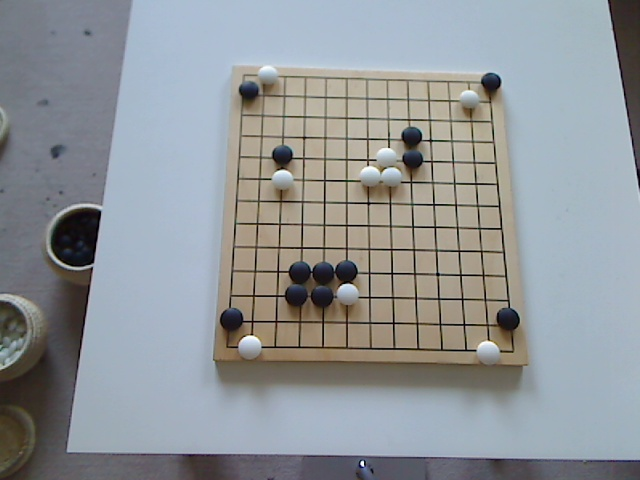
#> input picture go/13x13 sun.jpg, 640 x 480 px
$ python hough_transform.py
#> lines starting #> are read from the running program, lines starting #| are printed output that depends on the picture; after the words box and inside, x2 and y2 are one past the last pixel; in counts of white or black regions, pixels touching at a corner belong together; long printed decimals are rounded
from pathlib import Path
import math

import matplotlib.pyplot as plt
import numpy as np
import cv2 as cv


def hough_lines(edges, threshold, rho_res, theta_res):
    h, w = edges.shape
    rho_max = np.sqrt(h**2 + w**2)
    n_rho = math.ceil(rho_max / rho_res)
    n_theta = math.ceil(2 * np.pi / theta_res)
    accumulator = np.zeros((n_theta, n_rho))


    # points: (n_nonzero, 2)
    points = np.asarray(np.nonzero(edges)).T
    # thetas: (n_thetas, 1)
    thetas = np.linspace(0, 2*np.pi, n_theta)
    thetas = thetas.reshape((-1, 1))
    # rhos: (n_thetas, n_nonzero)
    rhos = points[:,1] * np.cos(thetas) + points[:,0] * np.sin(thetas)

    rhos = np.around(rhos / rho_res, decimals=0).astype(np.int64)

    for i in range(n_theta):
        r = rhos[i,:]
        counts = np.bincount(r[r>=0])
        accumulator[i,:len(counts)] += counts

    found_thetas, found_rhos = np.where(accumulator >= threshold)

    plt.imshow(accumulator.T)
    plt.show()
    print(accumulator.mean())
    return np.asarray([found_thetas * theta_res, found_rhos * rho_res]).T

def plot_lines(img, lines, color=(0,255,0)):
    for a, b in np.around(lines):
        cv.line(img, (int(a[0]), int(a[1])), (int(b[0]), int(b[1])), color, 1, lineType=cv.LINE_AA)

def plot_lines_theta_rho(img, lines, color=(0,255,0)):
    for theta,rho in lines:
        a = np.cos(theta)
        b = np.sin(theta)
        x0 = a*rho
        y0 = b*rho
        x1 = int(x0 + 1000*(-b))
        y1 = int(y0 + 1000*(a))
        x2 = int(x0 - 1000*(-b))
        y2 = int(y0 - 1000*(a))
        cv.line(img,(x1,y1),(x2,y2),color,1, lineType=cv.LINE_AA)

if __name__ == "__main__":
    img = cv.imread("go/13x13 sun.jpg", cv.IMREAD_GRAYSCALE)
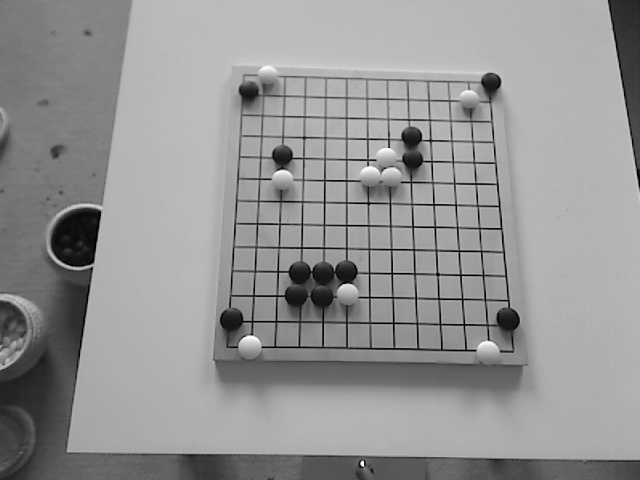
#> img: shape (480, 640); min 0, max 255, mean 148.1
    img = img
    edges = cv.Canny(img, 10, 150, apertureSize=3)
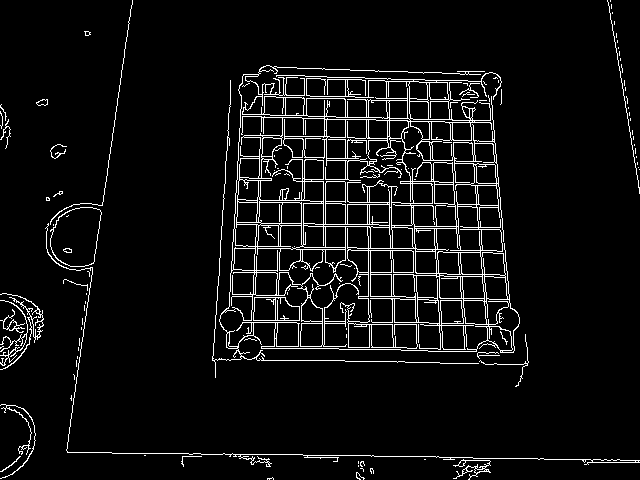
#> edges: shape (480, 640); 5.9% white in thin lines or dots
    lines = hough_lines(edges, 120, 0.5, 2*np.pi/1000)
#> in hough_lines, `points = np.asarray(np.nonzero(edges)).T`: points = 18038 pairs, first value 0 to 479, second value 0 to 639
#> in hough_lines, `rhos = points[:,1] * np.cos(thetas) + points[:,0] * np.sin(thetas)`:
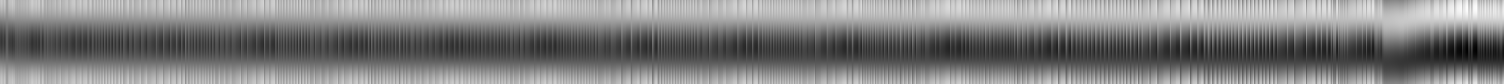
#> rhos: shape (1000, 18038) float64 (shown at 1/12 size); min -788.5, max 788.5, mean 0.3; drawn with min black and max white
#> after the loop in hough_lines, `for i in range(n_theta):`:
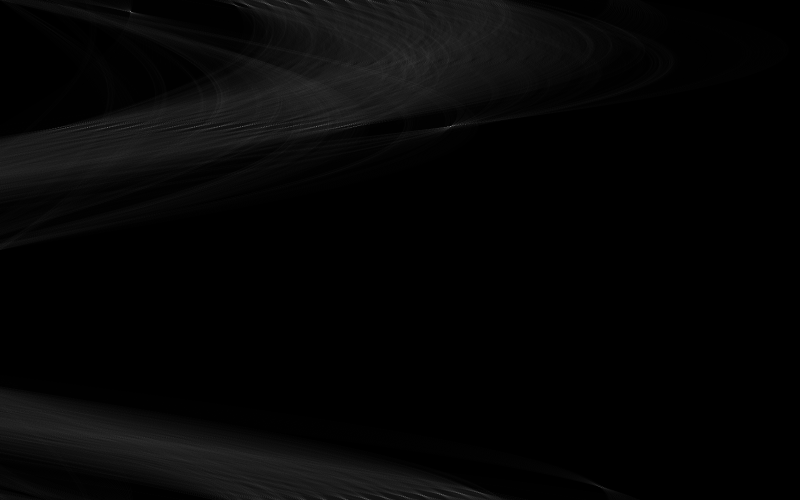
#> accumulator: shape (1000, 1600) float64 (shown at 1/2 size); min 0, max 251, mean 5.6
#> in hough_lines, `found_thetas, found_rhos = np.where(accumulator >= threshold)`: found_thetas = 35 values from 0 to 999; found_rhos = 35 values, max 904 at index 11, min 215 at index 26, mean 627.7
#> in hough_lines, `plt.show()`:
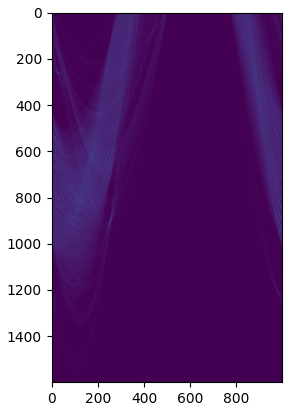
#> figure drawn by matplotlib, 1 panel
#| 5.645
#> lines = 35 pairs, first value 0 to 6.28, second value 107.5 to 452
    edges_inv = 255 - edges
#> edges_inv: shape (480, 640); 94.1% white; black in thin lines or dots
    plot_lines_theta_rho(img, lines, color=(0, 128, 0))
#> the loop in plot_lines_theta_rho, `for theta,rho in lines:` made 35 passes
#> (theta, rho, a, b, x0, y0, x1, y1) on passes 1 to 12: (0, 345, 1, 0, 345, 0, 345, 1000), (0, 347, 1, 0, 347, 0, 347, 1000), (0, 368, 1, 0, 368, 0, 368, 1000), (0.0503, 269, 0.999, 0.0502, 268.7, 13.52, 218, 1012), (0.145, 130, 0.99, 0.144, 128.6, 18.72, -15, 1008), (0.145, 130.5, 0.99, 0.144, 129.1, 18.79, -14, 1008), (1.57, 201.5, 6.12e-17, 1, 1.23e-14, 201.5, -1000, 201), (1.57, 225.5, 6.12e-17, 1, 1.38e-14, 225.5, -1000, 225), (1.57, 247.5, 6.12e-17, 1, 1.52e-14, 247.5, -1000, 247), (1.57, 321.5, 6.12e-17, 1, 1.97e-14, 321.5, -1000, 321), (1.57, 347.5, 6.12e-17, 1, 2.13e-14, 347.5, -1000, 347), (1.58, 452, -0.00628, 1, -2.84, 452, -1002, 445)
#> after the loop in plot_lines_theta_rho, `for theta,rho in lines:`:
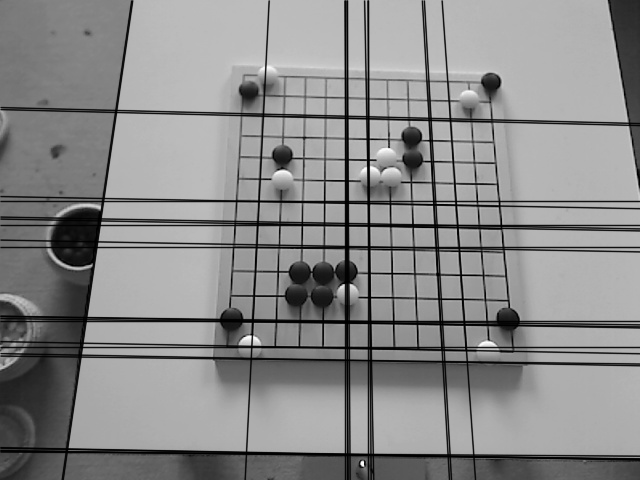
#> img: shape (480, 640); 12.79% of pixels changed, all inside (x1, y1, x2, y2) = (0, 0, 640, 480)
    # print(lines)
    plt.imshow(img, cmap="gray")
    plt.show()
    # cv.imshow("img", img)
    # cv.waitKey()

$ run again, with go/19x19 sun.jpg copied over go/13x13 sun.jpg
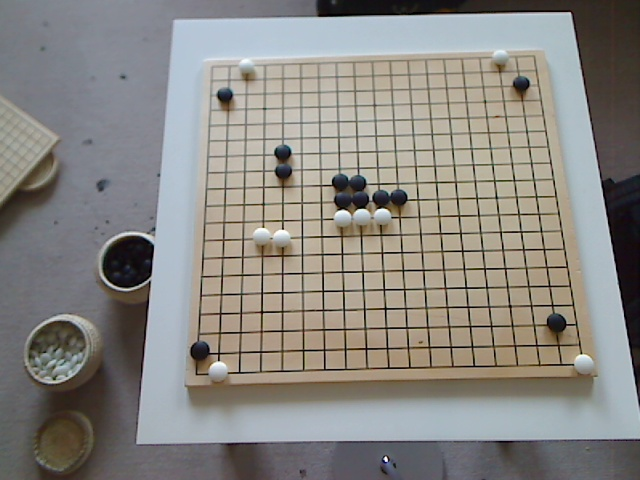
#> input picture go/19x19 sun.jpg, 640 x 480 px
#> `edges = cv.Canny(img, 10, 150, apertureSize=3)`:
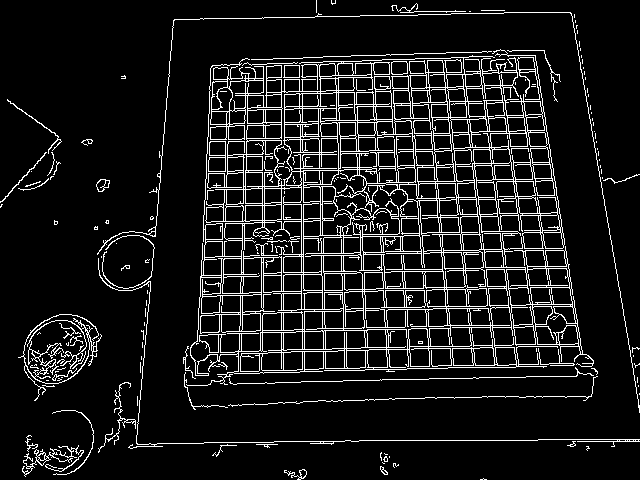
#> edges: shape (480, 640); 9.9% white in thin lines or dots
#> points = 30510 pairs, first value 0 to 479, second value 0 to 639
#> found_thetas = 163 values from 0 to 999; found_rhos = 163 values, max 1123 at index 115, min 43 at index 95, mean 612.5
#| 9.548
#> lines = 163 pairs, first value 0 to 6.28, second value 21.5 to 561.5
#> edges_inv: shape (480, 640); 90.1% white; black in thin lines or dots
#> the loop in plot_lines_theta_rho, `for theta,rho in lines:` made 163 passes
#> (theta, rho, a, b, x0, y0, x1, y1) on passes 1 to 3: (0, 242, 1, 0, 242, 0, 242, 1000), (0, 262, 1, 0, 262, 0, 262, 1000), (0, 263, 1, 0, 263, 0, 263, 1000)
#> after the loop in plot_lines_theta_rho, `for theta,rho in lines:`:
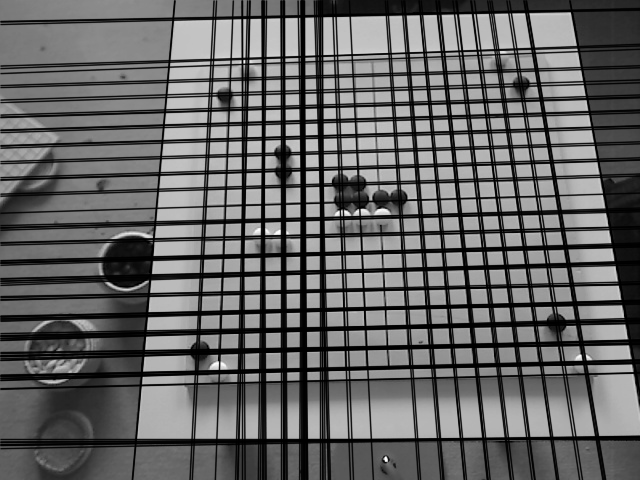
#> img: shape (480, 640); min 0, max 255, mean 101.7

$ run again, with go/13x13 light.jpg copied over go/13x13 sun.jpg
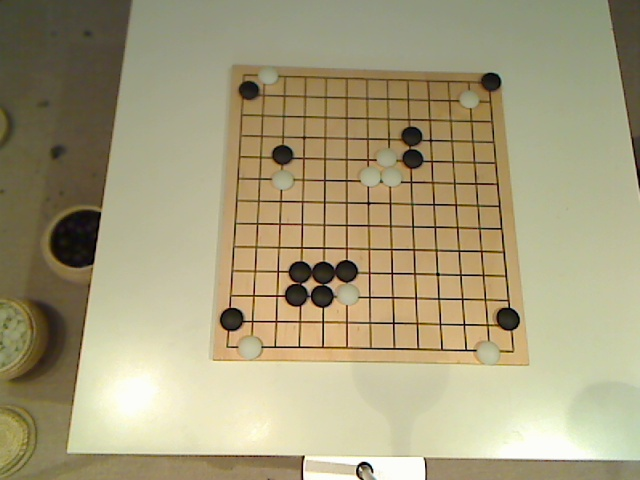
#> input picture go/13x13 light.jpg, 640 x 480 px
#> `edges = cv.Canny(img, 10, 150, apertureSize=3)`:
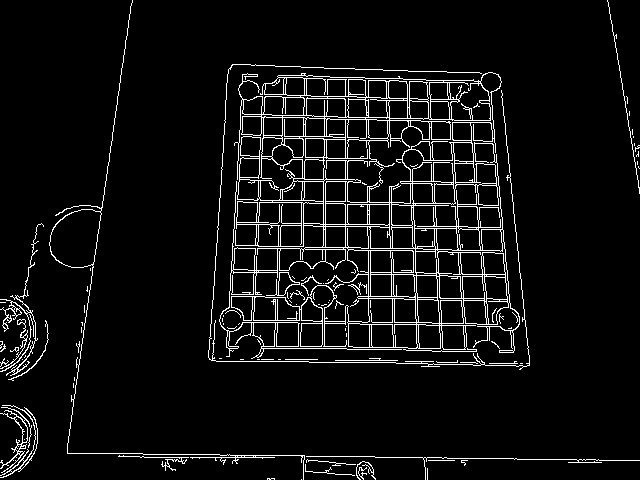
#> edges: shape (480, 640); 6% white in thin lines or dots
#> points = 18413 pairs, first value 0 to 479, second value 0 to 639
#> found_thetas = 42 values from 0 to 999; found_rhos = 42 values, max 979 at index 32, min 214 at index 30, mean 623.4
#| 5.762
#> lines = 42 pairs, first value 0 to 6.28, second value 107 to 489.5
#> edges_inv: shape (480, 640); 94% white; black in thin lines or dots
#> the loop in plot_lines_theta_rho, `for theta,rho in lines:` made 42 passes
#> (theta, rho, a, b, x0, y0, x1, y1) on passes 1 to 8: (0, 303, 1, 0, 303, 0, 303, 1000), (0, 324, 1, 0, 324, 0, 324, 1000), (0, 325, 1, 0, 325, 0, 325, 1000), (0, 345, 1, 0, 345, 0, 345, 1000), (0, 347, 1, 0, 347, 0, 347, 1000), (0, 368, 1, 0, 368, 0, 368, 1000), (0.0126, 328, 1, 0.0126, 328, 4.12, 315, 1004), (0.0503, 269, 0.999, 0.0502, 268.7, 13.52, 218, 1012)
#> after the loop in plot_lines_theta_rho, `for theta,rho in lines:`:
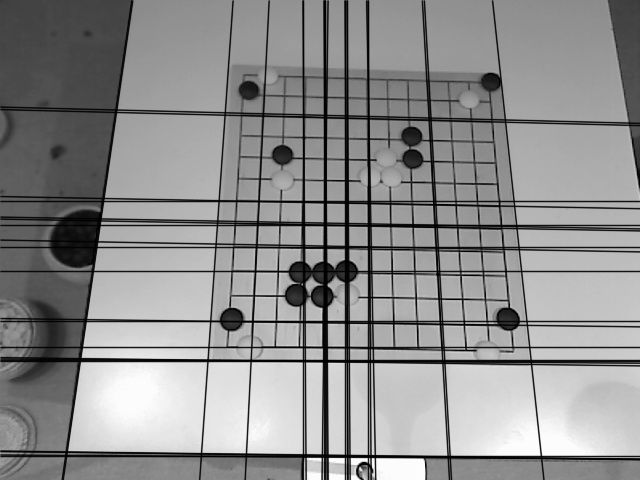
#> img: shape (480, 640); min 0, max 255, mean 142.5

$ run again, with go/19x19 light.jpg copied over go/13x13 sun.jpg
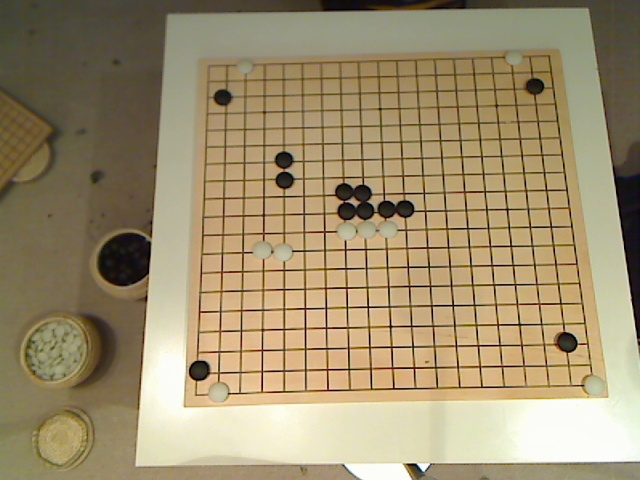
#> input picture go/19x19 light.jpg, 640 x 480 px
#> `edges = cv.Canny(img, 10, 150, apertureSize=3)`:
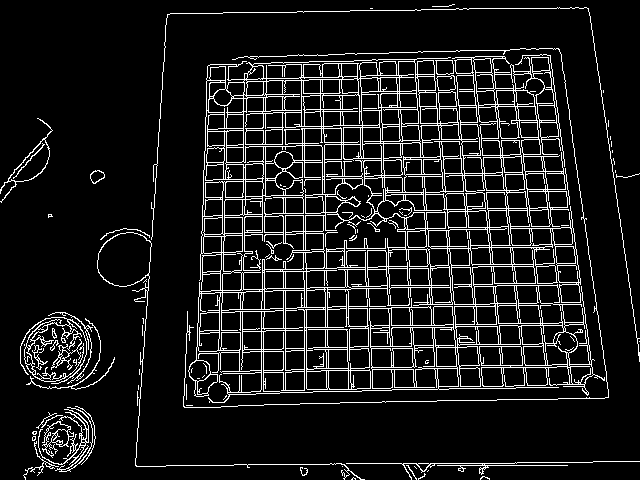
#> edges: shape (480, 640); 10.3% white in thin lines or dots
#> points = 31716 pairs, first value 4 to 479, second value 0 to 639
#> found_thetas = 209 values from 0 to 999; found_rhos = 209 values, max 1163 at index 150, min 33 at index 106, mean 614.6
#| 9.925
#> lines = 209 pairs, first value 0 to 6.28, second value 16.5 to 581.5
#> edges_inv: shape (480, 640); 89.7% white; black in thin lines or dots
#> the loop in plot_lines_theta_rho, `for theta,rho in lines:` made 209 passes
#> (theta, rho, a, b, x0, y0, x1, y1) on passes 1 to 3: (0, 224, 1, 0, 224, 0, 224, 1000), (0, 242, 1, 0, 242, 0, 242, 1000), (0, 243, 1, 0, 243, 0, 243, 1000)
#> after the loop in plot_lines_theta_rho, `for theta,rho in lines:`:
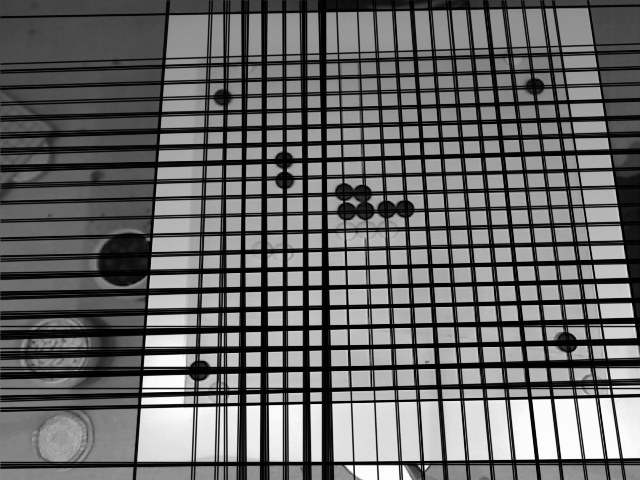
#> img: shape (480, 640); min 0, max 255, mean 102.8
